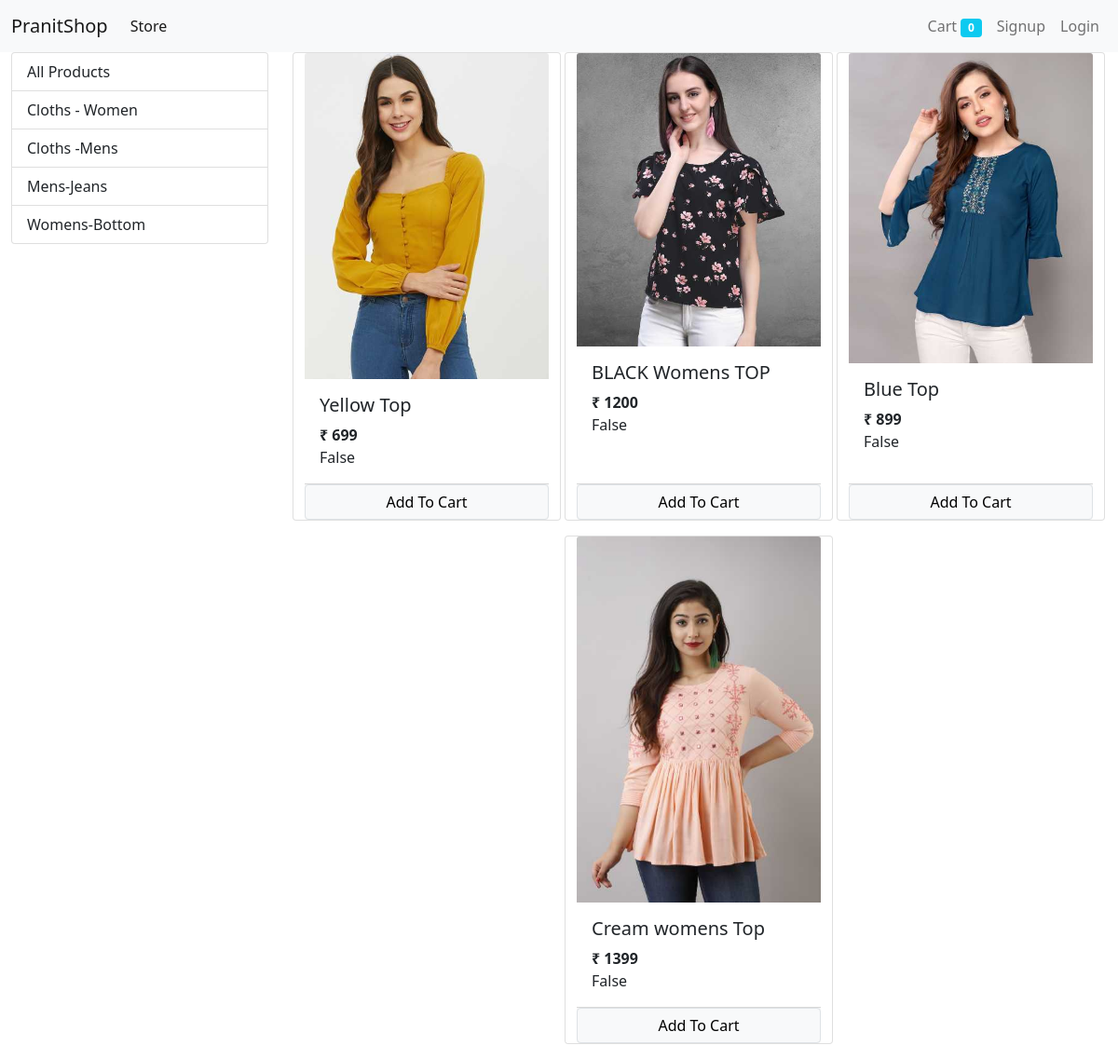
The app's page /?category=2 with its own data.
### store/models.py (models this page shows, shortened)
class Category(models.Model):
    name=models.CharField( max_length=50)
    @staticmethod
    def get_all_categories():
        return Category.objects.all()

class Product(models.Model):
    name=models.CharField(max_length=50)
    price=models.IntegerField(default=0)
    category=models.ForeignKey("store.Category",on_delete=models.CASCADE,default=1)
    description=models.CharField( max_length=200)
    image=models.ImageField(upload_to='uploads/products/')
    @staticmethod
    def get_all_product_by_categoryid(category_id):
        if category_id:
            return Product.objects.filter(category=category_id)
        else:
            return Product.get_all_product()

### store/views.py (the view, shortened to what this page needs)
# urls.py: path('',views.Index.as_view() ,name='homepage'),
class Index(View):
    def get(self,request):
        cart=request.session.get('cart')
        if not cart:
            request.session['cart']={}
        product = None
        categories = Category.get_all_categories()
        category_id=request.GET.get('category')
        if category_id:
            product=Product.get_all_product_by_categoryid(category_id)
        else:
            product=Product.get_all_product()
        data={'products': product , 'categories': categories}
        print('you are :',request.session.get('email'))
        return render(request,'store/index.html',data )

### store/templatetags/cart.py (called while the page is built)
@register.filter(name="is_in_cart")
def is_in_cart(product,cart):
    keys=cart.keys()
    for id in keys:
        if int(id)==product.id:
            return True
    return False

### store/templatetags/custom_filter.py (called while the page is built)
@register.filter(name="currency")
def currency(number):
    return "₹ "+ str(number)

### store/templates/store/index.html (shortened to what this page needs)
{% extends "store/base.html" %}
{% block content %}
{% load cart %}
{% load custom_filter %}
<div class="container-fluid">
  <div class="row">
    <div class="col-lg-3 mx-auto">
      <div class="list-group">
        <a href="/" class="list-group-item list-group-item-action ">All Products</a>
        {% for category in categories %}
        <a href="/?category={{category.id}}" class="list-group-item list-group-item-action ">{{category.name}}</a>
        {% endfor %}
      </div>
    </div>
    <div id="Products" class="col-lg-9 mx-auto">
      <div class="mx-auto row">
        {% for product in products %}
          <div class="mx-auto card mb-3" id="{{product.id}}" style="width: 18rem;">
            <img src="{{product.image.url}}" class="card-img-top" alt="Product">
            <div class="card-body">
              <h5 class="card-title">{{product.name}}</h5>
              <p class="card-text"> <b>{{product.price|currency}}</b></p>
              {{product | is_in_cart:request.session.cart}}
            </div>
            <div class="card-footer p-0  ">
              {% if product|is_in_cart:request.session.cart %}
              <div class="row no-gutters" >
                <form action="/#{{product.id}}" class="col-3 " method="post">
                  {% csrf_token %}
                  <input hidden type="text"  name="product" value="{{product.id}}">
                  <input hidden type="text"  name="remove" value="True">
                  <input type="submit" value=" - " class=" btn btn-block btn-secondary">
                </form>
                <div class="text-center col">{{product|cart_quantity:request.session.cart}} in Cart</div>
                <form action="/#{{product.id}}" class="col-3 " method="post">
                  {% csrf_token %}
                  <input hidden type="text"  name="product" value="{{product.id}}">
                  <input type="submit" value=" + " class=" btn btn-block btn-secondary">
                </form>
              </div>
              {% else %}
              <form action="/#{{product.id}}" method="POST" class="btn-block">
                <input href="#" type="submit" class="float-right btn btn-light border form-control" value="Add To Cart">
              </form>
              {% endif %}
            </div>
          </div>
        {% endfor %}
        </div>
    </div>
    </div>
</div>
{% endblock content %}

### records on screen
Category: name "Cloths - Women"
Category: name "Cloths -Mens"
Category: name "Mens-Jeans"
Category: name "Womens-Bottom"
Product: image (picture), name "Yellow Top", price "₹ 699", session "False"
Product: image (picture), name "BLACK Womens TOP", price "₹ 1200", session "False"
Product: image (picture), name "Blue Top", price "₹ 899", session "False"
Product: image (picture), name "Cream womens Top", price "₹ 1399", session "False"

### other values on screen
{{ request.session.cart.keys|length }} "0"
